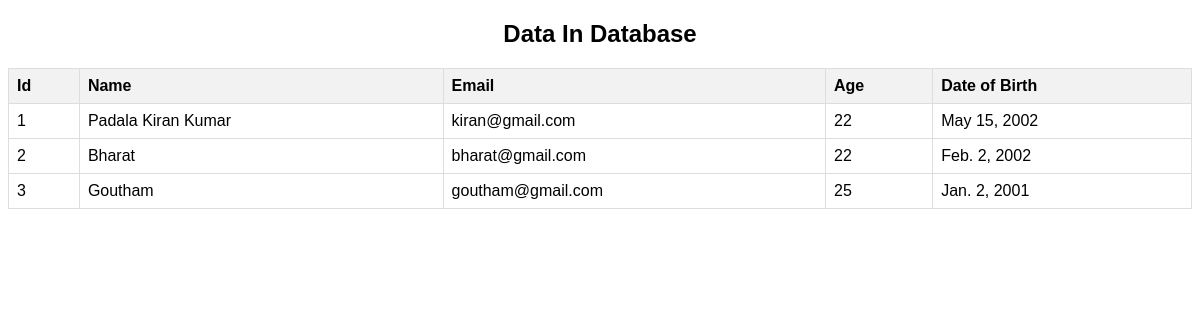
The app's page /datas with its own data.
### Sample/models.py (models this page shows)
class sd(models.Model):
    id = models.AutoField(primary_key=True)
    name = models.CharField(max_length=50)
    email = models.EmailField()  # Corrected field name to 'email'
    age = models.IntegerField()
    DateOfBirth = models.DateField()

### Sample/views.py (the view)
# urls.py: path('datas', views.datas, name='datas'),
def datas(request):
    instances = sd.objects.all()
    return render(request, 'Data_R.html', {'instances': instances})

### templates/Data_R.html (shortened to what this page needs)
<!DOCTYPE html>
<html lang="en">
<head>
</head>
<body>
<h2>Data In Database</h2>
<table>
  <tr>
      <th>Id</th>
    <th>Name</th>
    <th>Email</th>
    <th>Age</th>
    <th>Date of Birth</th>
  </tr>
  {% for instance in instances %}
  <tr>
    <td>{{ instance.id }}</td>
    <td>{{ instance.name }}</td>
    <td>{{ instance.email }}</td>
    <td>{{ instance.age }}</td>
    <td>{{ instance.DateOfBirth }}</td>
  </tr>
  {% endfor %}
</table>
</body>
</html>

### templates/Data_R.html (style rules this page uses)
body { font-family: Arial, sans-serif; }
h2 { text-align: center; }
table { border-collapse: collapse; width: 100%; margin: 0 auto; }
th, td { border: 1px solid #ddd; padding: 8px; text-align: left; }
th { background-color: #f2f2f2; }

### records on screen
sd: id "1", name "Padala Kiran Kumar", email "kiran@gmail.com", age "22", DateOfBirth "May 15, 2002"
sd: id "2", name "Bharat", email "bharat@gmail.com", age "22", DateOfBirth "Feb. 2, 2002"
sd: id "3", name "Goutham", email "goutham@gmail.com", age "25", DateOfBirth "Jan. 2, 2001"
